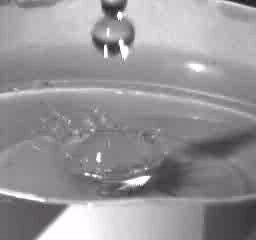
#> input picture frame 18 of lab_2/drop.avi, 256 x 240 px
$ jupyter execute lab_2.ipynb
#> lines starting #> are read from the running program, lines starting #| are printed output that depends on the picture; after the words box and inside, x2 and y2 are one past the last pixel; in counts of white or black regions, pixels touching at a corner belong together
[cell 1]
import numpy as np
import cv2
from matplotlib import pyplot as plt

[cell 2]
# Видеопоток можно брать из файла.
# path = "Users/forga/YandexDisk/Education/2019-2020/3-4modules/Python/ML_And_CV_2020/lab_2/drop.avi"
path = "drop.avi"
cap = cv2.VideoCapture(path)
# Будем считать кадры.
cl = 0

try:
    while(True):
        # Прочитать очередной кадр frame, если он не прочитался, то в ret будет False.
        ret, frame = cap.read()
#> frame is the input picture: shape (240, 256, 3); mean B, G, R 151.1, 148.7, 150.7
        # Превратим картинку в оттенки серого.
        gray = cv2.cvtColor(frame, cv2.COLOR_BGR2GRAY)

        # Инвертируем цвета части картинки.
        gray[100:300, 100:300] = 255 - gray[100:300, 100:300]
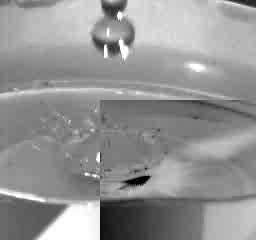
#> gray: shape (240, 256); min 0, max 255, mean 147.8
        cl = (cl + 1) % 256
        # Размоем исходную картинку.
        frame = cv2.GaussianBlur(frame, (25, 25), 0)
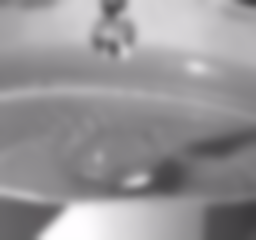
#> frame: shape (240, 256, 3); mean B, G, R 151.1, 148.7, 150.7
        # Выведем номер кадра.
        cv2.putText(frame, str(cl), (50, 50),cv2.FONT_HERSHEY_SIMPLEX, 1, (200, 10, 20), 2)
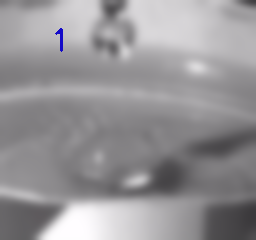
#> frame: shape (240, 256, 3); 0.14% of pixels changed, all inside (x1, y1, x2, y2) = (55, 28, 63, 52)
        # Выведем в окна исходный кадр, и кадр в оттенках серого.
        cv2.imshow('Video', frame)
        cv2.imshow('Frame', gray)
        #print(frame)
        #print(gray)
        # Крутимся в цикле, пока пользователь не нажмет Esc.
        if cv2.waitKey(1) & 0xFF == 27:
#> (key Esc is pressed here)
            break
finally:
    # Отпускаем видеопоток, закрываем все окна.
    # Если из-за ошибки мы сюда не доберемся, это надо сделать вручную, а то придется перезапускать ядро.
    cap.release()
    cv2.destroyAllWindows()

$ run again, starting later in the video
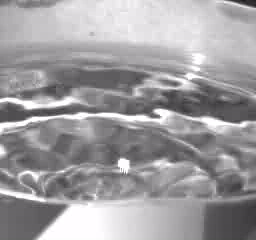
#> input picture frame 81 of lab_2/drop.avi, 256 x 240 px
#> frame is the input picture: shape (240, 256, 3); mean B, G, R 159.3, 156.9, 158.8
#> `gray[100:300, 100:300] = 255 - gray[100:300, 100:300]`:
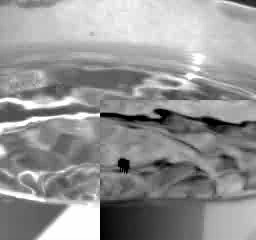
#> gray: shape (240, 256); min 0, max 255, mean 147.6
#> `cv2.putText(frame, str(cl), (50, 50),cv2.FONT_HERSHEY_SIMPLEX, 1, (200..`:
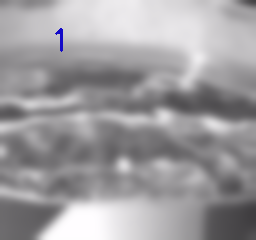
#> frame: shape (240, 256, 3); mean B, G, R 159.3, 156.6, 158.6

$ run again, starting later in the video
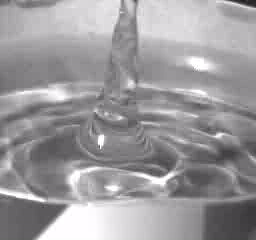
#> input picture frame 145 of lab_2/drop.avi, 256 x 240 px
#> frame is the input picture: shape (240, 256, 3); mean B, G, R 156, 153.6, 155.6
#> `gray[100:300, 100:300] = 255 - gray[100:300, 100:300]`:
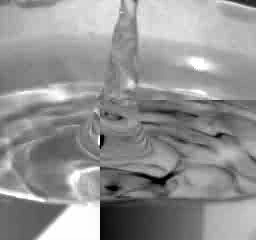
#> gray: shape (240, 256); min 0, max 255, mean 146.2
#> `cv2.putText(frame, str(cl), (50, 50),cv2.FONT_HERSHEY_SIMPLEX, 1, (200..`:
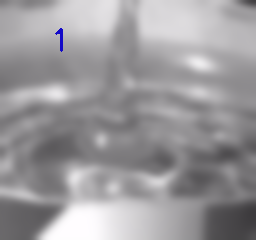
#> frame: shape (240, 256, 3); mean B, G, R 156.1, 153.4, 155.4
